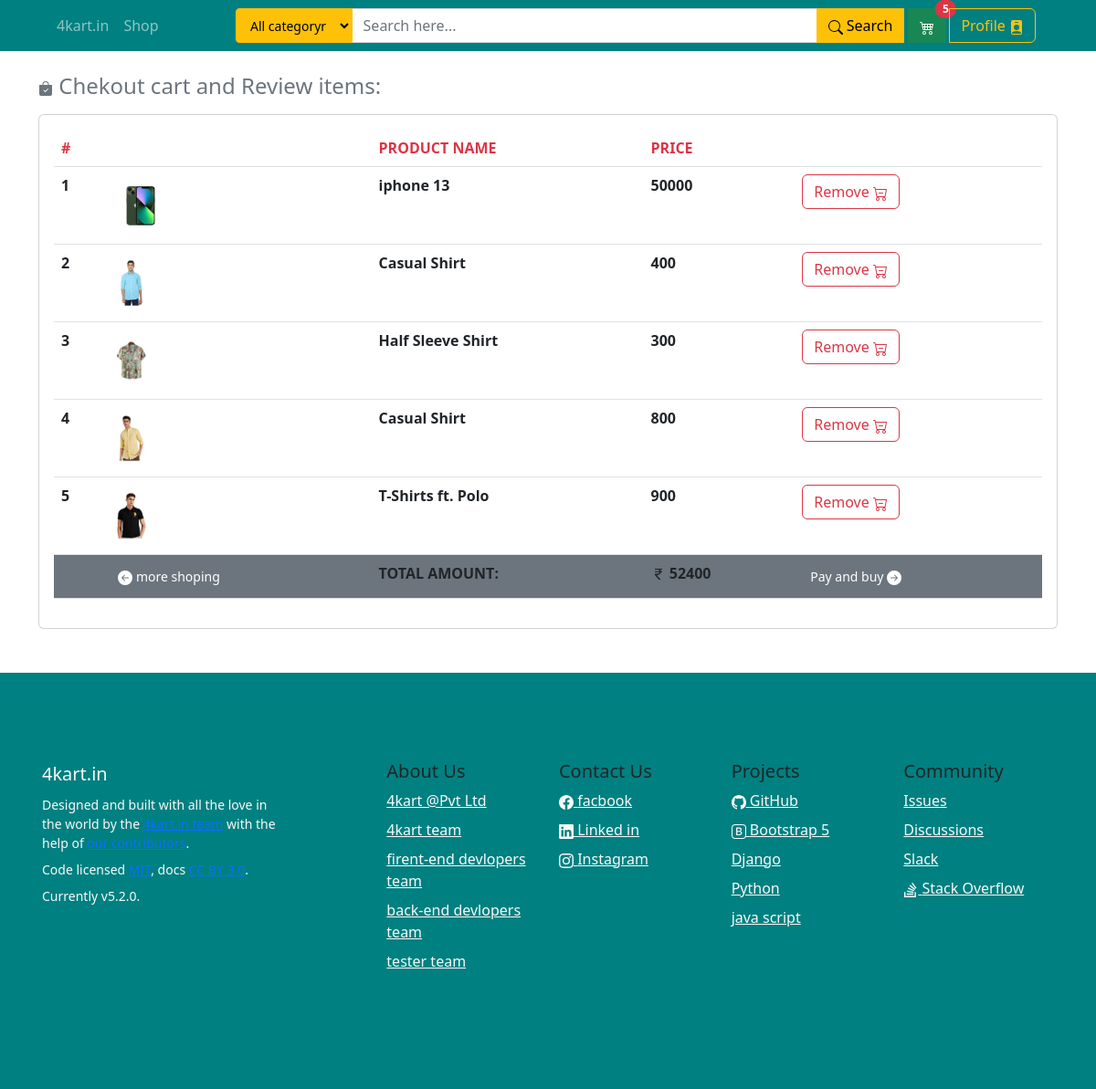
Page /viewcart (signed in) on the earlier database version.
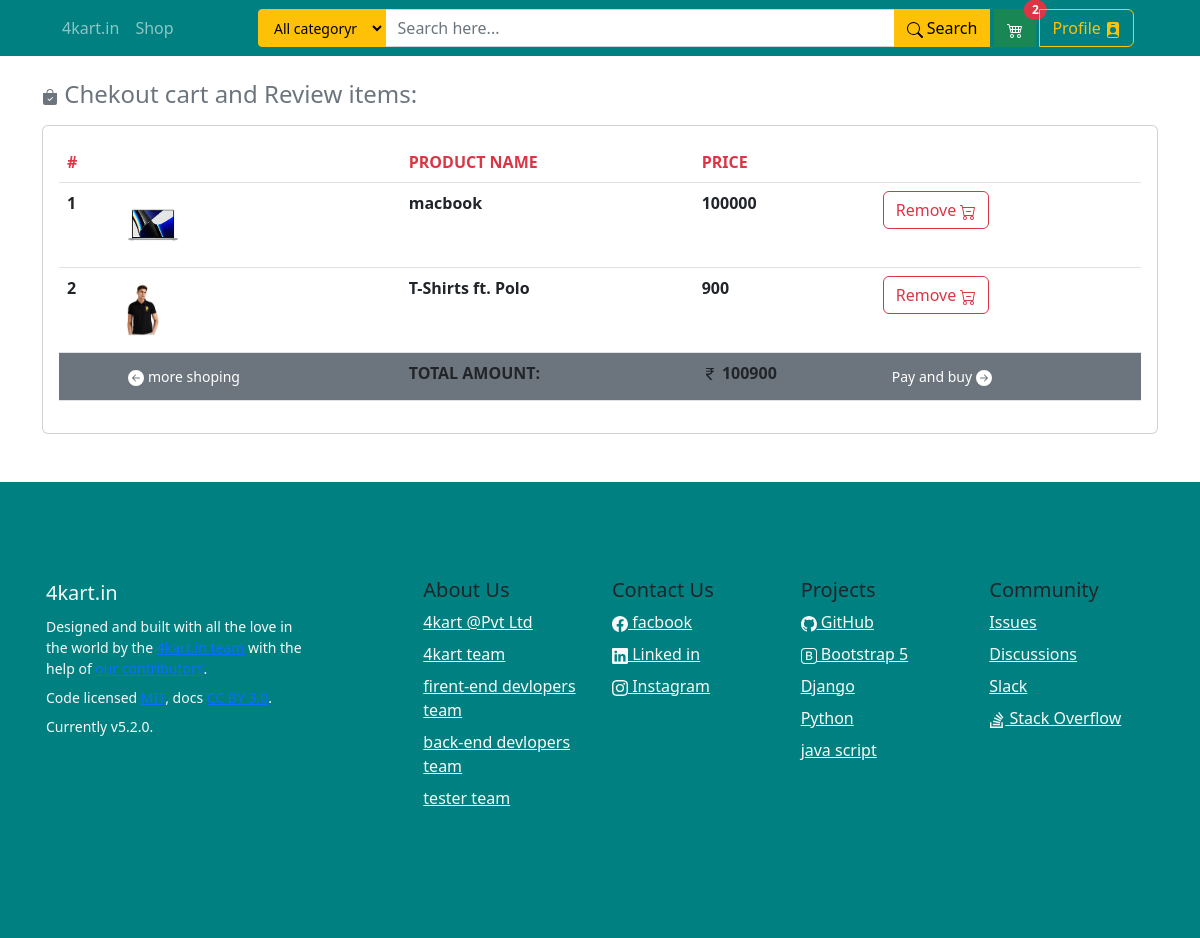
Same page on the later database version.
### HomeApp/models.py (models this page shows, shortened)
class userAddress(models.Model):
    user = models.ForeignKey(User, on_delete=models.CASCADE,related_name='userAddress')
    state = models.CharField(max_length=50)
    phone = models.IntegerField(default=0)
    city = models.CharField(max_length=50)
    address = models.CharField(max_length=100)
    zip = models.IntegerField(default=0)
    def cart_count(self):
        return cartItems.objects.filter(cart__is_paid =False, cart__user =self.user).count()

### EcomApp/models.py (models this page shows, shortened)
class cartItems(models.Model):
    cart = models.ForeignKey(cart, on_delete=models.CASCADE,related_name="cart_items")
    product = models.ForeignKey(product, on_delete=models.SET_NULL, null=True,blank=True)

class product(models.Model):
    product_id = models.AutoField(primary_key=True)
    product_name = models.CharField(max_length=50)
    category = models.CharField(max_length=50)
    price = models.IntegerField(default=0)
    price_off = models.IntegerField(default=0, blank=True)
    color = models.CharField(max_length=50)
    search_key = models.TextField()
    size = models.CharField(max_length=50, blank=True)
    for_gender = models.CharField(choices=GENDER_CHOICES, max_length=128)
    des = models.CharField(max_length=300)
    img =models.ImageField(upload_to="static/img",default="")

### HomeApp/views.py (the view)
# urls.py: path('viewcart',views.viewcart,name='viewcart'),
def viewcart(request):
    allcart1 = cart.objects.filter(user=request.user).first()
    allcart = cartItems.objects.filter(cart=allcart1)
    totalprice = 0
    for item in allcart:
        totalprice =totalprice + item.product.price
    context={'allcart':allcart,'totalprice':totalprice}
    user = request.user
    if user.id == None:
        pass
    else:
        userdata = userAddress.objects.filter(user=request.user).first()
        context.update({'u':userdata})
    return render(request,'cart.html',context)

### templates/cart.html (shortened to what this page needs)
{% extends 'base.html' %}
{% load static %}
{% block count %}{{u.cart_count}}{% endblock count %}
{% block body %}
<div class="container my-4">
    <h4 class="text-secondary">
           Chekout cart and Review items:</h4>
          {% if allcart|length < 1 %}
          <h5 class="text-danger">Cart is empty !!</h5>
          {% else %}
          <div class="card my-3">
            <div class="card-body">
              <table class="table">
                <thead>
                  <tr class="text-danger">
                    <th scope="col">#</th>
                <th scope="col"></th>
                <th scope="col">PRODUCT NAME</th>
                <th scope="col">PRICE</th>
                <th scope="col"></th>
              </tr>
            </thead>
            <tbody>
              {% for cart in allcart %}
                <tr>
                    <th scope="row">{{forloop.counter}}</th>
                    <td><img src="{{cart.product.img.url}}" class="m-1" height="60px"></td>
                    <td><b>{{cart.product.product_name}}</b></td>
                    <td><b>{{cart.product.price}}</b></td>
                    <td><a href="remove_cart/{{cart.id}}" class="btn btn-outline-danger">
                      Remove </a>
                    </td>
                  </tr>
                  {% endfor %}
                  <tr class="bg-secondary">
                    <th scope="row"></th>
                    <td><a class="btn btn-secondary btn-sm" href="/shop">
                      <svg xmlns="http://www.w3.org/2000/svg" width="16" height="16" fill="currentColor" class="bi bi-arrow-left-circle-fill" viewBox="0 0 16 16">
                        <path d="M8 0a8 8 0 1 0 0 16A8 8 0 0 0 8 0zm3.5 7.5a.5.5 0 0 1 0 1H5.707l2.147 2.146a.5.5 0 0 1-.708.708l-3-3a.5.5 0 0 1 0-.708l3-3a.5.5 0 1 1 .708.708L5.707 7.5H11.5z"/>
                      </svg> more shoping</a></td>
                      <td><b>TOTAL AMOUNT: </b></td>
                      <td><b> {{totalprice}}</b></td>
                      <td><a class="btn btn-secondary btn-sm" href="/checkbuy">Pay and buy
                        <svg xmlns="http://www.w3.org/2000/svg" width="16" height="16" fill="currentColor" class="bi bi-arrow-right-circle-fill" viewBox="0 0 16 16">
                          <path d="M8 0a8 8 0 1 1 0 16A8 8 0 0 1 8 0zM4.5 7.5a.5.5 0 0 0 0 1h5.793l-2.147 2.146a.5.5 0 0 0 .708.708l3-3a.5.5 0 0 0 0-.708l-3-3a.5.5 0 1 0-.708.708L10.293 7.5H4.5z"/>
                        </svg></a></td>
                </tr>
            </tbody>
          </table>
        </div>
      </div>
      {% endif %}
</div>
{% endblock body %}

### templates/base.html (shortened to what this page needs)
<!doctype html>
<html lang="en">
  <head>
    <link href="https://cdn.jsdelivr.net/npm/bootstrap@5.2.0/dist/css/bootstrap.min.css" rel="stylesheet">
  </head>
  <nav class="navbar clr navbar-expand-lg navbar-dark">
    <div class="container">
      <div class="container-fluid">
        <div class="collapse navbar-collapse" id="navbarSupportedContent">
          <ul class="navbar-nav me-5 mb-2 mb-lg-0">
            <li class="nav-item">
              <a class="nav-link {% block home %}{% endblock home %}" aria-current="page" href="/" title="4kart Home">4kart.in</a>
            </li>
            <li class="nav-item">
              <a class="nav-link {% block shop %}{% endblock shop %}" aria-current="page" href="/shop">Shop </a>
            </li>
            <li class="nav-item">
              <a class="nav-link disabled"></a>
            </li>
          </ul>
          <form class="container-fluid" action="/search" method="post">
              <div class="input-group">
                <select name="filter" type="button" class="btn btn-warning btn-sm p-0"  aria-expanded="false" href="/serach">
                  <span><option value="all">All categoryr</option></span>
                </select>
                <input type="text" class="form-control" placeholder="Search here..." aria-label="Username" aria-describedby="basic-addon1" name="search">
                <button type="submit" class="btn btn-warning" name="sumbit">
                  Search
                </button>
                {% if user.is_authenticated %}
                <a type="button" class="btn mx-1 btn-success" id="popcart" data-bs-trigger="hover focus" data-bs-toggle="popover" data-bs-content="Bottom oooooooo for you " title="Cart" href="/viewcart">
                  <span class="position-absolute top-0 start-100 translate-middle badge rounded-pill bg-danger">
                    {% block count %}{% endblock count %}
                  </span>
                </a>
                <a type="button" class="btn btn-outline-warning" id="popcart" data-bs-trigger="hover focus" data-bs-toggle="popover" data-bs-content="" title="{{user.first_name}}'s profile" href="/profile">
                  Profile
                </a>
                {% endif %}
              </form>
            </div>
          </div>
        </div>
  </nav>
<body>
{% block body %}{% endblock body %}
  </body>
  <footer class="bd-footer py-4 py-md-5 mt-5 clr">
    <div class="container py-4 py-md-5 px-4 px-md-3">
      <div class="row">
        <div class="col-lg-3 mb-3">
          <a class="d-inline-flex align-items-center mb-2 link-dark text-decoration-none" href="/" aria-label="Bootstrap">
            <span class="fs-5 text-light">4kart.in</span>
          </a>
          <ul class="list-unstyled small text-muted">
            <li class="mb-2 text-light">Designed and built with all the love in the world by the <a href="/">4kart.in team</a> with the help of <a href="#">our contributors</a>.</li>
            <li class="mb-2 text-light">Code licensed <a href="https://github.com/twbs/bootstrap/blob/main/LICENSE" target="_blank" rel="license noopener">MIT</a>, docs <a href="https://creativecommons.org/licenses/by/3.0/" target="_blank" rel="license noopener">CC BY 3.0</a>.</li>
            <li class="mb-2 text-light">Currently v5.2.0.</li>
          </ul>
        </div>
        <div class="col-6 col-lg-2 offset-lg-1 mb-3">
          <h5>About Us</h5>
          <ul class="list-unstyled">
            <li class="mb-2"><a class="text-light" href="/">4kart @Pvt Ltd</a></li>
            <li class="mb-2"><a class="text-light" href="#">4kart team</a></li>
            <li class="mb-2"><a class="text-light" href="#">firent-end devlopers team</a></li>
            <li class="mb-2"><a class="text-light" href="#">back-end devlopers team</a></li>
            <li class="mb-2"><a class="text-light" href="#">tester team</a></li>
          </ul>
        </div>
        <div class="col-6 col-lg-2 mb-3">
          <h5>Contact Us</h5>
          <ul class="list-unstyled">
            <li class="mb-2"><a class="text-light" href="#">
               facbook
            </a></li>
            <li class="mb-2"><a class="text-light" href="#">
               Linked in
            </a></li>
            <li class="mb-2"><a class="text-light" href="#">
               Instagram
            </a>
          </ul>
        </div>
        <div class="col-6 col-lg-2 mb-3">
          <h5>Projects</h5>
          <ul class="list-unstyled">
            <li class="mb-2"><a class="text-light" href="#">
               GitHub
            </a>
          </li>
            <li class="mb-2"><a class="text-light" href="#">
               Bootstrap 5
            </a></li>
            <li class="mb-2"><a class="text-light" href="#">Django</a></li>
            <li class="mb-2"><a class="text-light" href="#">Python</a></li>
            <li class="mb-2"><a class="text-light" href="#">java script</a></li>
          </ul>
        </div>
        <div class="col-6 col-lg-2 mb-3">
          <h5>Community</h5>
          <ul class="list-unstyled">
            <li class="mb-2"><a class="text-light" href="#">Issues</a></li>
            <li class="mb-2"><a class="text-light" href="#">Discussions</a></li>
            <li class="mb-2"><a class="text-light" href="#">Slack</a></li>
            <li class="mb-2"><a class="text-light" href="#">
               Stack Overflow</a></li>
          </ul>
        </div>
      </div>
    </div>
  </footer>
</html>

### templates/base.html (style rules this page uses)
.clr { background-color: #008080; }

Differences in the rows shown:
removed cartItems: product.img (picture), product.product_name "iphone 13", product.price "50000"
removed cartItems: product.img (picture), product.product_name "Casual Shirt", product.price "400"
removed cartItems: product.img (picture), product.product_name "Half Sleeve Shirt", product.price "300"
removed cartItems: product.img (picture), product.product_name "Casual Shirt", product.price "800"
changed userAddress: cart_count "5" → "2"
added cartItems: product.img (picture), product.product_name "macbook", product.price "100000"
Other differences:
{{ totalprice }}: "52400" → "100900"
